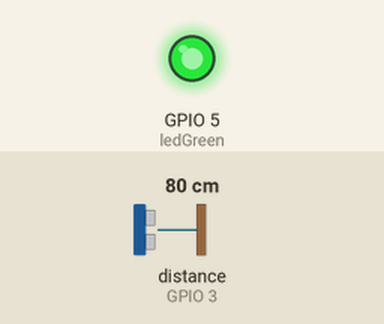
Recording of a sketch running on a simulated ESP32. Shown: output pins drawn as LEDs (lit = HIGH). Wiring (inferred from the names in the program): ultrasonic range finder: trigger GPIO 2; echo GPIO 3. The inputs (shaded band) are chosen by the test bench; at power-on: distance to the obstacle (sensor on GPIO 3) 80 cm. The echo pulse lasts 58.3 µs per cm; WiFi joins after 1.5 s; servers stay silent unless stated; random numbers use the default seed unless the sketch sets one; no MQTT or app messages arrive unless stated; pins used as bus, display or sensor lines are not drawn; what the sketch prints to the serial monitor is not drawn.

Above: at 2.7 s.
2.8 s: distance to the obstacle (sensor on GPIO 3) set to 54 cm
9.1 s: distance to the obstacle (sensor on GPIO 3) set to 47 cm
At 11.0 s:
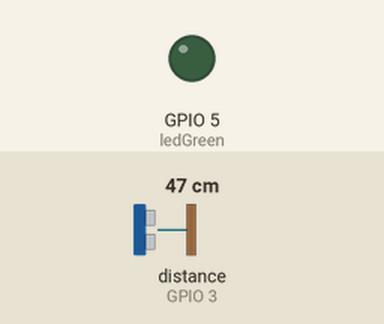
12.9 s: distance to the obstacle (sensor on GPIO 3) set to 60 cm
At 15.0 s:
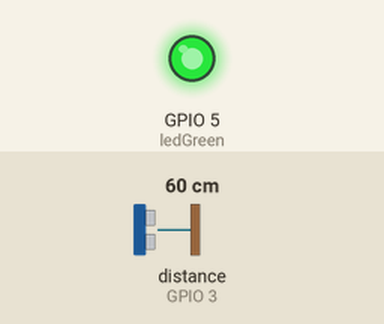
Timing chart, 0 to 16.5 s (numbered marks = the images above; inputs shaded):
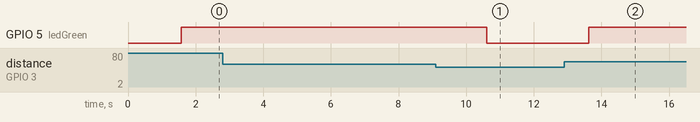

The sketch:

sensor.ino
```cpp
#include <WiFi.h>
#include <PubSubClient.h>
#include <ArduinoJson.h>

// ---------------- POSTAVKE MREŽE I MQTT-a ----------------
const char* ssid        = "matan";
const char* password    = "ajfon15123";
const char* mqtt_server = "172.20.10.9";
const int   mqtt_port   = 1883;
const char* mqtt_topic  = "smartparking/parking_demo/spot_update";
const char* mqtt_user   = "smartparking";
const char* mqtt_pass   = "parking123";

// ---------------- IDENTIFIKACIJA ----------------
const char* parking_id = "parking_demo";
const char* spot_id    = "A1";
const char* source     = "sensor";

WiFiClient   espClient;
PubSubClient client(espClient);

// ---------------- PIN DEFINICIJE ----------------
const int trigPin  = 2;
const int echoPin  = 3;
const int ledGreen = 5;

// ---------------- LOGIKA PARKINGA ----------------
const int DISTANCE_THRESHOLD = 50;

long duration;
int  distance;
bool isOccupied   = false;
bool lastOccupied = false;
bool firstReading = true;

// -----------------------------------------------
const char* mqttStateToString(int state) {
  switch (state) {
    case -4: return "MQTT_CONNECTION_TIMEOUT";
    case -3: return "MQTT_CONNECTION_LOST";
    case -2: return "MQTT_CONNECT_FAILED";
    case -1: return "MQTT_DISCONNECTED";
    case  0: return "MQTT_CONNECTED";
    case  1: return "MQTT_CONNECT_BAD_PROTOCOL";
    case  2: return "MQTT_CONNECT_BAD_CLIENT_ID";
    case  3: return "MQTT_CONNECT_UNAVAILABLE";
    case  4: return "MQTT_CONNECT_BAD_CREDENTIALS";
    case  5: return "MQTT_CONNECT_UNAUTHORIZED";
    default: return "NEPOZNATA_GREŠKA";
  }
}

void setup_wifi() {
  delay(10);
  Serial.println();
  Serial.print("Spajanje na WiFi: ");
  Serial.println(ssid);

  WiFi.begin(ssid, password);
  while (WiFi.status() != WL_CONNECTED) {
    delay(500);
    Serial.print(".");
  }

  Serial.println("\nWiFi spojen!");
  Serial.print("IP adresa ESP32: ");
  Serial.println(WiFi.localIP());
  Serial.print("Signal jakost (RSSI): ");
  Serial.print(WiFi.RSSI());
  Serial.println(" dBm");
}

void reconnect() {
  while (!client.connected()) {
    Serial.print("Pokušaj spajanja na MQTT broker (");
    Serial.print(mqtt_server);
    Serial.print(":");
    Serial.print(mqtt_port);
    Serial.println(")...");

    String clientId = "ESP32_ParkingSenzor_";
    clientId += String(random(0xffff), HEX);
    Serial.print("Client ID: ");
    Serial.println(clientId);

    if (client.connect(clientId.c_str(), mqtt_user, mqtt_pass)) {
      Serial.println("Spojeno na broker!");
    } else {
      int state = client.state();
      Serial.print("Greška: ");
      Serial.print(mqttStateToString(state));
      Serial.print(" (rc=");
      Serial.print(state);
      Serial.println(") — pokušavam ponovo za 5 sekundi...");
      delay(5000);
    }
  }
}

String getTimestamp() {
  unsigned long ms = millis();
  unsigned long s  = ms / 1000;
  unsigned long m  = s / 60;
  unsigned long h  = m / 60;
  char buf[30];
  sprintf(buf, "uptime_%02lu:%02lu:%02lu", h, m % 60, s % 60);
  return String(buf);
}

// -----------------------------------------------
void setup() {
  Serial.begin(115200);

  pinMode(trigPin,  OUTPUT);
  pinMode(echoPin,  INPUT);
  pinMode(ledGreen, OUTPUT);

  digitalWrite(ledGreen, LOW);

  setup_wifi();

  client.setServer(mqtt_server, mqtt_port);
  client.setKeepAlive(60);      // keep-alive interval u sekundama
  client.setSocketTimeout(10);  // TCP timeout u sekundama
}

// -----------------------------------------------
void loop() {
  if (!client.connected()) {
    Serial.print("MQTT veza izgubljena — state: ");
    Serial.println(mqttStateToString(client.state()));
    reconnect();
  }
  client.loop();

  // --- 1. MJERENJE ---
  digitalWrite(trigPin, LOW);
  delayMicroseconds(2);
  digitalWrite(trigPin, HIGH);
  delayMicroseconds(10);
  digitalWrite(trigPin, LOW);

  duration = pulseIn(echoPin, HIGH);
  distance = duration * 0.034 / 2;

  // --- 2. ODREĐIVANJE STANJA ---
  isOccupied = (distance > 0 && distance < DISTANCE_THRESHOLD);

  // --- 3. LED ---
  if (!isOccupied) {
    if (digitalRead(ledGreen) == LOW) {
      digitalWrite(ledGreen, HIGH);
      Serial.println("LED UPALJENA — mjesto slobodno");
    }
  } else {
    if (digitalRead(ledGreen) == HIGH) {
      digitalWrite(ledGreen, LOW);
      Serial.println("LED UGAŠENA — mjesto zauzeto");
    }
  }

  // --- 4. MQTT: šalji samo pri promjeni ---
  if (firstReading || isOccupied != lastOccupied) {

    StaticJsonDocument<256> doc;
    doc["parkingId"] = parking_id;
    doc["spotId"]    = spot_id;
    doc["occupied"]  = isOccupied;
    doc["online"]    = true;
    doc["source"]    = source;
    doc["timestamp"] = getTimestamp();

    char jsonBuffer[300];
    serializeJson(doc, jsonBuffer);

    Serial.print("Šaljem MQTT poruku [");
    Serial.print(isOccupied ? "ZAUZETO" : "SLOBODNO");
    Serial.print("]: ");
    Serial.println(jsonBuffer);

    bool ok = client.publish(mqtt_topic, jsonBuffer);
    if (!ok) {
      Serial.println("UPOZORENJE: publish() nije uspio!");
    }

    lastOccupied = isOccupied;
    firstReading = false;
  } else {
    Serial.print("Bez promjene (");
    Serial.print(isOccupied ? "zauzeto" : "slobodno");
    Serial.print("), distance=");
    Serial.print(distance);
    Serial.println("cm — ne šaljem");
  }

  delay(3000);
}
```

Measured:
- the behaviour switches between 51 and 50 cm on distance to the obstacle (sensor on GPIO 3) (found by bisection; images 0 and 1)
- after the input at 2.8 s, every drawn part: stays the same
- after the input at 9.1 s, GPIO 5 (ledGreen): HIGH → LOW after 1.5 s
- after the input at 12.9 s, GPIO 5 (ledGreen): LOW → HIGH after 0.72 s
